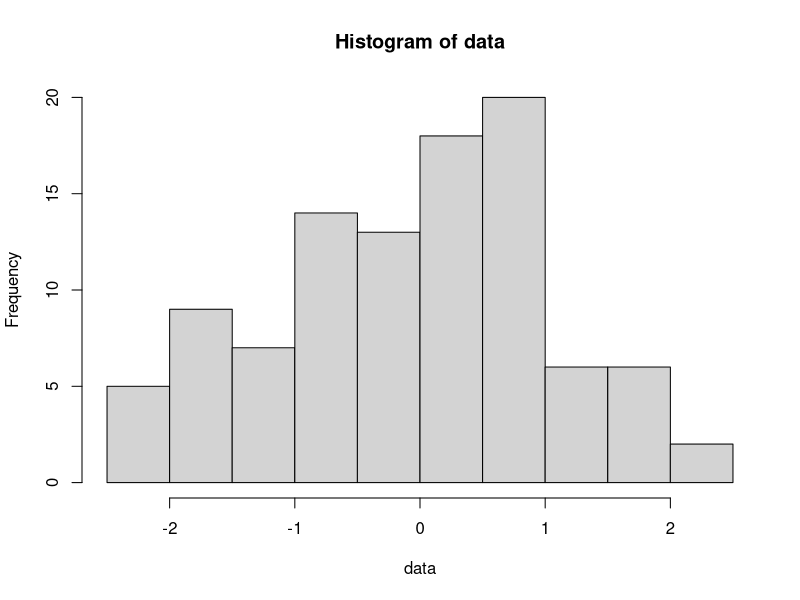

Here is the R script that generated this plot:
## ---- chunk 1
knitr::opts_chunk$set(
  fig.path = "images/"
)
## ---- chunk 2
data <- rnorm(100)
summary(data)
hist(data)
